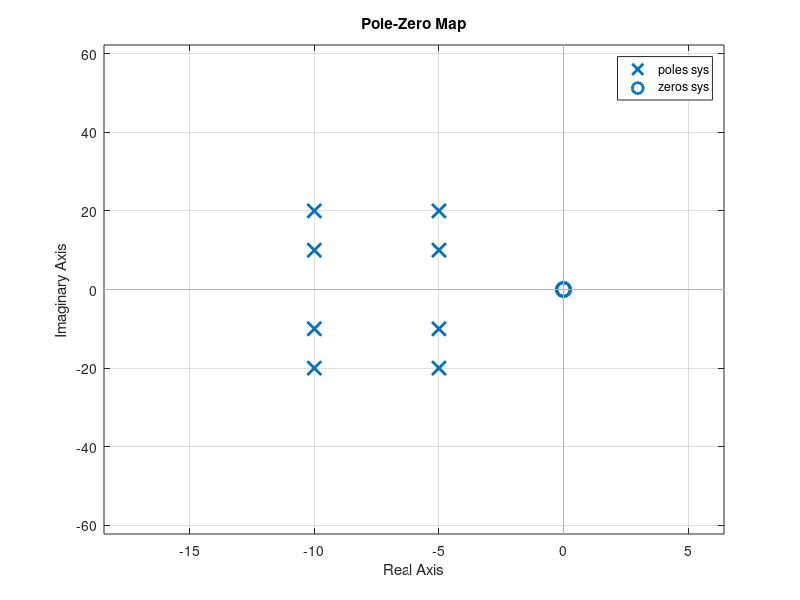

MATLAB code for this plot:
%% Title:Control System-Second Order System
%Author:Ravikumar M Pise
%PS No:99003747
%Date:7/04/2021
%Version:1.3


%% This Document has movement of poles for Second Order System


zeros = 0;
poles = [-10+20i -10-20i];
gain = 1;
sys = zpk(zeros,poles,gain)
hold on
pzmap(sys)
   

zeros = 0;
poles = [-10+10i -10-10i];
gain = 1;
sys = zpk(zeros,poles,gain)
pzmap(sys)


zeros = 0;
poles = [-5+20i -5-20i];
gain = 1;
sys = zpk(zeros,poles,gain)
pzmap(sys)


zeros = 0;
poles = [-5+10i -5-10i];
gain = 1;
sys = zpk(zeros,poles,gain)
pzmap(sys)

%% Analysis

% 1.when the pole is moving lef overshoot decreses,Frequency increses
% 2.zeta value is gettting incresed,means damping is less,systemwill be stable

% In Vertical Shifting
% 1.Overshoot increases,damping decreases

% diagonal Shifting
% Overshoot,Damping will be same
% Frequency Increases
